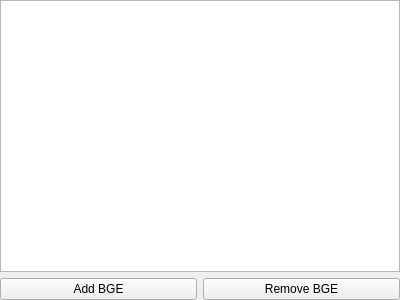
<?xml version="1.0" encoding="UTF-8"?>
<ui version="4.0">
 <class>BufferCompositionWidget</class>
 <widget class="QWidget" name="BufferCompositionWidget">
  <property name="geometry">
   <rect>
    <x>0</x>
    <y>0</y>
    <width>400</width>
    <height>300</height>
   </rect>
  </property>
  <property name="windowTitle">
   <string>Form</string>
  </property>
  <layout class="QVBoxLayout" name="verticalLayout">
   <property name="leftMargin">
    <number>0</number>
   </property>
   <property name="topMargin">
    <number>0</number>
   </property>
   <property name="rightMargin">
    <number>0</number>
   </property>
   <property name="bottomMargin">
    <number>0</number>
   </property>
   <item>
    <widget class="CopiableItemsTableView" name="qtbv_composition"/>
   </item>
   <item>
    <layout class="QHBoxLayout" name="horizontalLayout">
     <item>
      <widget class="QPushButton" name="qpb_add">
       <property name="text">
        <string>Add BGE</string>
       </property>
      </widget>
     </item>
     <item>
      <widget class="QPushButton" name="qpb_remove">
       <property name="text">
        <string>Remove BGE</string>
       </property>
      </widget>
     </item>
    </layout>
   </item>
  </layout>
 </widget>
 <customwidgets>
  <customwidget>
   <class>CopiableItemsTableView</class>
   <extends>QTableView</extends>
   <header>src/ui/copiableitemstableview.h</header>
  </customwidget>
 </customwidgets>
 <resources/>
 <connections/>
</ui>
